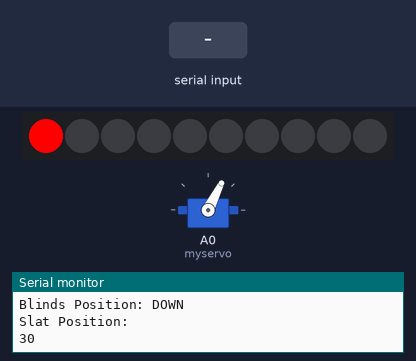
A sketch run on a simulated Arduino Uno, built with avr-gcc and run on an emulated ATmega328P. On the bench: 10 RGB LEDs in strip order, left to right, servo, the last lines printed to the serial monitor. The test bench sets the inputs (shaded band).

Above: at 2.2 s.
2.3 s: "UP,1\n" received over Serial
At 3.8 s:
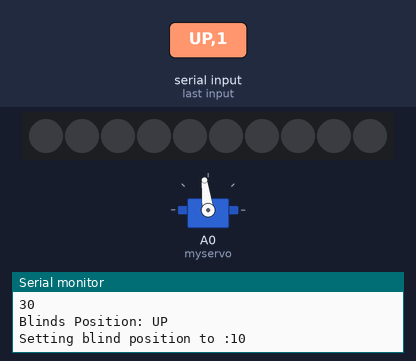
4.8 s: "SLAT,1\n" received over Serial
7.8 s: "MID,1\n" received over Serial
At 9.1 s:
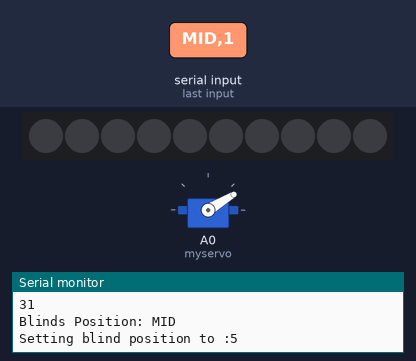
10.8 s: "UP,150\n" received over Serial
At 17.1 s:
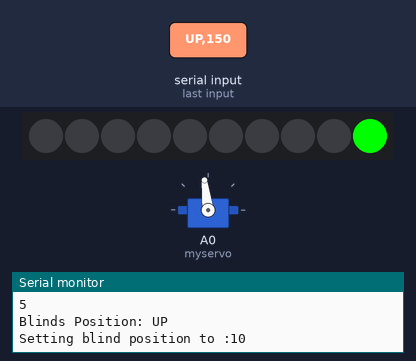
Timing chart, 0 to 17.8 s (numbered marks = the images above; inputs shaded):
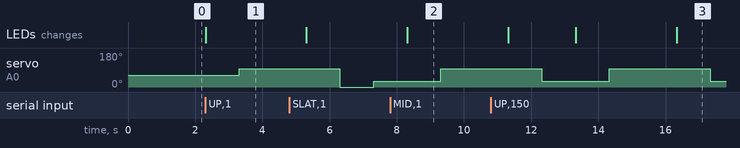

Measured:
- after the input at 2.3 s, servo on A0 (myservo): 63° → 97° after 1.0 s; the LEDs: change at once (image 1)
- after the input at 7.8 s, servo on A0 (myservo): 31° → 97° after 1.5 s; the LEDs: change after 0.51 s (image 2)

The sketch:

window_blinds_operation.ino
```cpp
#include <Servo.h>
#include <Grove_LED_Bar.h>
#define MAX_SERVO_ANGLE 165
#define MIN_SERVO 30
Servo myservo;


Grove_LED_Bar bar(7, 6, 0, LED_BAR_10);


struct Command {
  bool isPosition;
  bool isAngle;
  int* positionValue;
  int* angleValue;
};

String inputString = "";
bool inputComplete = false;
int current_Angle=0;//
int current_Position = 0;
int previous_Angle = 0;
int previous_Postition = 0;

// Function to parse the input string into the Command struct
//takes 5 args, 4 pointers to global variables
// returns boolean values and postionvalue and angleValue being set based on input.
// It also sets the current position vaule i.e if mid postion = 5; The ledlvel.
//  and returns the modded struct.
// tldr - the function takes inputstring and returns a modded struct and sets currentpostion and current angle;

Command parseInput(String input, int* current_angle, int* current_position,int* previous_angle,int* previous_postition) {
  Command command;
  command.isPosition = false;
  command.isAngle = false;
  command.positionValue = current_position;
  command.angleValue = current_angle;
  previous_angle = &previous_Angle;
  input.toUpperCase(); // case folding.
  //checking input.
  if (input.indexOf("UP") != -1) {
    command.isPosition = true;
    command.positionValue = &current_Position;
    // previous_angle = &previous_Angle;
    *command.positionValue = 10;
    current_Position = *command.positionValue;
    Serial.println("Blinds Position: UP");
  }
  else if (input.indexOf("MID") != -1) {
    command.isPosition = true;
    *command.positionValue = 5;
    current_Position = *command.positionValue;
    Serial.println("Blinds Position: MID");
  }
  else if (input.indexOf("DOWN") != -1) {
    command.isPosition = true;
    // command.positionValue = &current_Position;
    *command.positionValue = 0;
    current_Position = *command.positionValue;
    Serial.println("Blinds Position: DOWN");
  }//eror msg


  if (input.indexOf("SLAT") != -1) {
    command.isAngle = true;
    int startIndex = input.indexOf("SLAT") + 5;//pos of char after space is set as startIndex val.
    int endIndex = input.indexOf(",", startIndex);
    if (endIndex == -1) {
      endIndex = input.length();
    }
    int x = input.substring(startIndex, endIndex).toInt();
    if(x>=0 && x<=100){
      *command.angleValue = x;
      // previous_Angle = current_Angle;
      current_Angle = map(*command.angleValue,0,100,MIN_SERVO,MAX_SERVO_ANGLE);
    }
    else if (x > 100 || x < 0) { // if angle value is greater than 100 or less than 0
    // if out of bounds, go back to old angle and wait for input/
    Serial.println("Invalid angle input");
  }
  }
  return command; //ret modded struct
}


//set andle function, for redundancy ive mapped the values again. only called once thrice in main.
void setAngle(int angle) {
  // int servoAngle = map(angle, 0, 100, 30, 165);
  myservo.write(angle);
  delay(1000);
}


void setup() {
  Serial.begin(9600);
  bar.begin();
  myservo.attach(A0);
  bar.setLevel(1);
  Serial.println("Blinds Position: DOWN");//defaults. execs once.
  Serial.println("Slat Position:");
  Serial.println("30");
  setAngle(63.75);
}

void loop() {
  // Read serial input until a newline character is received


  while (Serial.available()) {
    char inChar = (char)Serial.read();
    inputString += inChar; // this is arg of parse input
    if (inChar == '\n') {
      inputComplete = true; // set bool input completee once it hits new line char/
    }
  }

  // If a complete input string is received, parse it
  if (inputComplete) {
    Command command = parseInput(inputString, &current_Position, &current_Position, &previous_Angle, &previous_Postition); //initiate and set struct via funct.

    if (command.isPosition) { // based on struct exec. eihter t/f and corresponding values,
      Serial.print("Setting blind position to :");
      Serial.println(*command.positionValue);
      bar.setLevel(0);//edits for prev leds.
      delay(1000);
      setAngle(97);// mid angle set
      delay(1000);
      bar.setLed(current_Position,255);
      delay(1000);// store ca as temp
      //curent as previous
      //prev gets temp
      // int er = map(*command.angleValue, 0, 100, 30, 165);
      setAngle(current_Angle);
      Serial.println("Its now set to Postion");
      Serial.println(*command.positionValue);
    }
    if (command.isAngle) {
    int angle = *command.angleValue;
    if (angle < 0) {
      Serial.println("Error: Angle value cannot be negative.");
    }
    else if (angle > 100) {
      Serial.println("Error: Angle value cannot be greater than 100.");
    }
    else {
      Serial.print("Setting angle to: ");
      Serial.println(angle);
      Serial.println("In degrees:");
      Serial.println(current_Angle);
      setAngle(current_Angle);// updated in the parse input func.
    }
    }
    if(!command.isPosition && !command.isAngle){
      Serial.println("Invalid Command, retry.!");
    }
    inputString = "";
    inputComplete = false;
    // command.isPosition = false;
    // command.isAngle = false;
    // // command.angleValue = 0;
    // // command.positionValue = 0;
  }
}
```
